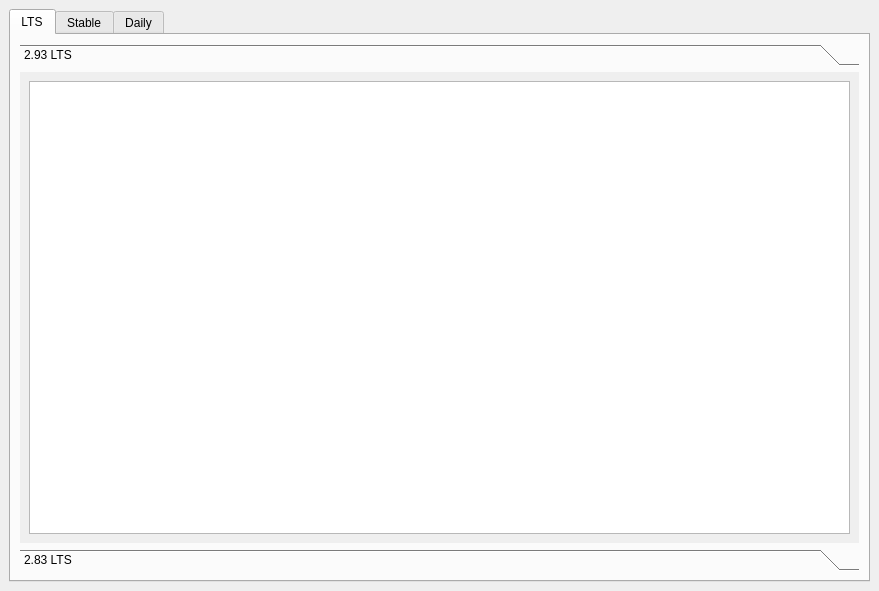
<?xml version="1.0" encoding="UTF-8"?>
<ui version="4.0">
 <class>MainWindow</class>
 <widget class="QMainWindow" name="MainWindow">
  <property name="geometry">
   <rect>
    <x>0</x>
    <y>0</y>
    <width>879</width>
    <height>591</height>
   </rect>
  </property>
  <property name="windowTitle">
   <string>MainWindow</string>
  </property>
  <widget class="QWidget" name="centralwidget">
   <layout class="QGridLayout" name="gridLayout_2">
    <item row="0" column="0">
     <widget class="QTabWidget" name="tabWidget">
      <property name="currentIndex">
       <number>0</number>
      </property>
      <widget class="QWidget" name="tab_lts">
       <attribute name="title">
        <string>LTS</string>
       </attribute>
       <layout class="QGridLayout" name="gridLayout_3">
        <item row="0" column="0">
         <widget class="QToolBox" name="toolBox">
          <property name="currentIndex">
           <number>0</number>
          </property>
          <widget class="QWidget" name="lts_2_9">
           <property name="geometry">
            <rect>
             <x>0</x>
             <y>0</y>
             <width>839</width>
             <height>440</height>
            </rect>
           </property>
           <attribute name="label">
            <string>2.93 LTS</string>
           </attribute>
           <layout class="QGridLayout" name="gridLayout">
            <item row="0" column="0">
             <widget class="QListWidget" name="listWidget_LTS_2_9"/>
            </item>
           </layout>
          </widget>
          <widget class="QWidget" name="lts_2_8">
           <property name="geometry">
            <rect>
             <x>0</x>
             <y>0</y>
             <width>801</width>
             <height>421</height>
            </rect>
           </property>
           <attribute name="label">
            <string>2.83 LTS</string>
           </attribute>
           <layout class="QGridLayout" name="gridLayout_4">
            <item row="0" column="0">
             <widget class="QListWidget" name="listWidget_LTS_2_8"/>
            </item>
           </layout>
          </widget>
         </widget>
        </item>
       </layout>
      </widget>
      <widget class="QWidget" name="tab_stable">
       <attribute name="title">
        <string>Stable</string>
       </attribute>
      </widget>
      <widget class="QWidget" name="tab_daily">
       <attribute name="title">
        <string>Daily</string>
       </attribute>
      </widget>
     </widget>
    </item>
   </layout>
  </widget>
  <widget class="QMenuBar" name="menuBar">
   <property name="geometry">
    <rect>
     <x>0</x>
     <y>0</y>
     <width>879</width>
     <height>23</height>
    </rect>
   </property>
  </widget>
 </widget>
 <resources/>
 <connections/>
</ui>
